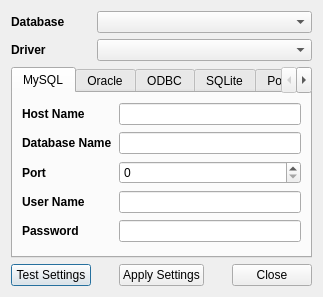
<?xml version="1.0" encoding="UTF-8"?>
<ui version="4.0">
 <class>Dialog</class>
 <widget class="QDialog" name="Dialog">
  <property name="geometry">
   <rect>
    <x>0</x>
    <y>0</y>
    <width>323</width>
    <height>297</height>
   </rect>
  </property>
  <property name="sizePolicy">
   <sizepolicy hsizetype="Fixed" vsizetype="Fixed">
    <horstretch>0</horstretch>
    <verstretch>0</verstretch>
   </sizepolicy>
  </property>
  <property name="windowTitle">
   <string>Set Database Driver Settings</string>
  </property>
  <property name="windowIcon">
   <iconset resource="../VSOP.qrc">
    <normaloff>:/images/splash.jpg</normaloff>:/images/splash.jpg</iconset>
  </property>
  <layout class="QGridLayout" name="gridLayout">
   <item row="0" column="1" colspan="4">
    <widget class="QComboBox" name="comboBoxDatabase">
     <property name="insertPolicy">
      <enum>QComboBox::InsertAtBottom</enum>
     </property>
    </widget>
   </item>
   <item row="0" column="0">
    <widget class="QLabel" name="label_7">
     <property name="font">
      <font>
       <weight>75</weight>
       <bold>true</bold>
      </font>
     </property>
     <property name="text">
      <string>Database</string>
     </property>
    </widget>
   </item>
   <item row="9" column="0">
    <widget class="QPushButton" name="pushButtonTestSettings">
     <property name="text">
      <string>Test Settings</string>
     </property>
    </widget>
   </item>
   <item row="9" column="4">
    <widget class="QPushButton" name="pushButtonClose">
     <property name="text">
      <string>Close</string>
     </property>
    </widget>
   </item>
   <item row="9" column="2">
    <widget class="QPushButton" name="pushButtonApplySettings">
     <property name="text">
      <string>Apply Settings</string>
     </property>
    </widget>
   </item>
   <item row="1" column="0">
    <widget class="QLabel" name="label_2">
     <property name="font">
      <font>
       <weight>75</weight>
       <bold>true</bold>
      </font>
     </property>
     <property name="text">
      <string>Driver</string>
     </property>
    </widget>
   </item>
   <item row="1" column="1" colspan="4">
    <widget class="QComboBox" name="comboBoxDriver">
     <property name="insertPolicy">
      <enum>QComboBox::InsertAlphabetically</enum>
     </property>
    </widget>
   </item>
   <item row="2" column="0" colspan="5">
    <widget class="QTabWidget" name="tabWidget">
     <property name="currentIndex">
      <number>0</number>
     </property>
     <widget class="QWidget" name="tabWidgetMySQL">
      <attribute name="title">
       <string>MySQL</string>
      </attribute>
      <layout class="QGridLayout" name="gridLayout_2">
       <item row="1" column="0">
        <widget class="QLabel" name="label_3">
         <property name="font">
          <font>
           <weight>75</weight>
           <bold>true</bold>
          </font>
         </property>
         <property name="text">
          <string>Database Name</string>
         </property>
        </widget>
       </item>
       <item row="2" column="0">
        <widget class="QLabel" name="label_4">
         <property name="font">
          <font>
           <weight>75</weight>
           <bold>true</bold>
          </font>
         </property>
         <property name="text">
          <string>Port</string>
         </property>
        </widget>
       </item>
       <item row="1" column="1" colspan="2">
        <widget class="QLineEdit" name="lineEditMySQLDatabaseName"/>
       </item>
       <item row="2" column="1" colspan="2">
        <widget class="QSpinBox" name="spinBoxMySQLPort">
         <property name="maximum">
          <number>65535</number>
         </property>
        </widget>
       </item>
       <item row="3" column="0">
        <widget class="QLabel" name="label_5">
         <property name="font">
          <font>
           <weight>75</weight>
           <bold>true</bold>
          </font>
         </property>
         <property name="text">
          <string>User Name</string>
         </property>
        </widget>
       </item>
       <item row="4" column="0">
        <widget class="QLabel" name="label_6">
         <property name="font">
          <font>
           <weight>75</weight>
           <bold>true</bold>
          </font>
         </property>
         <property name="text">
          <string>Password</string>
         </property>
        </widget>
       </item>
       <item row="3" column="1" colspan="2">
        <widget class="QLineEdit" name="lineEditMySQLUserName"/>
       </item>
       <item row="4" column="1" colspan="2">
        <widget class="QLineEdit" name="lineEditMySQLPassword"/>
       </item>
       <item row="0" column="0">
        <widget class="QLabel" name="label_8">
         <property name="sizePolicy">
          <sizepolicy hsizetype="Preferred" vsizetype="Preferred">
           <horstretch>0</horstretch>
           <verstretch>0</verstretch>
          </sizepolicy>
         </property>
         <property name="font">
          <font>
           <weight>75</weight>
           <bold>true</bold>
          </font>
         </property>
         <property name="text">
          <string>Host Name</string>
         </property>
        </widget>
       </item>
       <item row="0" column="1" colspan="2">
        <widget class="QLineEdit" name="lineEditMySQLHostName"/>
       </item>
      </layout>
     </widget>
     <widget class="QWidget" name="tabWidgetOracle">
      <attribute name="title">
       <string>Oracle</string>
      </attribute>
      <layout class="QGridLayout" name="gridLayout_3">
       <item row="0" column="0">
        <widget class="QLabel" name="label_10">
         <property name="sizePolicy">
          <sizepolicy hsizetype="Preferred" vsizetype="Preferred">
           <horstretch>0</horstretch>
           <verstretch>0</verstretch>
          </sizepolicy>
         </property>
         <property name="font">
          <font>
           <weight>75</weight>
           <bold>true</bold>
          </font>
         </property>
         <property name="text">
          <string>Host Name</string>
         </property>
        </widget>
       </item>
       <item row="0" column="1" colspan="2">
        <widget class="QLineEdit" name="lineEditOracleHostName"/>
       </item>
       <item row="1" column="0">
        <widget class="QLabel" name="label_11">
         <property name="font">
          <font>
           <weight>75</weight>
           <bold>true</bold>
          </font>
         </property>
         <property name="text">
          <string>Database Name</string>
         </property>
        </widget>
       </item>
       <item row="1" column="1" colspan="2">
        <widget class="QLineEdit" name="lineEditOracleDatabaseName"/>
       </item>
       <item row="2" column="0">
        <widget class="QLabel" name="label_12">
         <property name="font">
          <font>
           <weight>75</weight>
           <bold>true</bold>
          </font>
         </property>
         <property name="text">
          <string>Port</string>
         </property>
        </widget>
       </item>
       <item row="2" column="1" colspan="2">
        <widget class="QSpinBox" name="spinBoxOraclePort">
         <property name="maximum">
          <number>65535</number>
         </property>
        </widget>
       </item>
       <item row="3" column="0">
        <widget class="QLabel" name="label_13">
         <property name="font">
          <font>
           <weight>75</weight>
           <bold>true</bold>
          </font>
         </property>
         <property name="text">
          <string>User Name</string>
         </property>
        </widget>
       </item>
       <item row="3" column="1" colspan="2">
        <widget class="QLineEdit" name="lineEditOracleUserName"/>
       </item>
       <item row="4" column="0">
        <widget class="QLabel" name="label_14">
         <property name="font">
          <font>
           <weight>75</weight>
           <bold>true</bold>
          </font>
         </property>
         <property name="text">
          <string>Password</string>
         </property>
        </widget>
       </item>
       <item row="4" column="1" colspan="2">
        <widget class="QLineEdit" name="lineEditOraclePassword"/>
       </item>
      </layout>
     </widget>
     <widget class="QWidget" name="tabWidgetODBC">
      <attribute name="title">
       <string>ODBC</string>
      </attribute>
      <layout class="QGridLayout" name="gridLayout_4">
       <item row="0" column="0">
        <widget class="QLabel" name="label">
         <property name="font">
          <font>
           <weight>75</weight>
           <bold>true</bold>
          </font>
         </property>
         <property name="text">
          <string>Datasource Name</string>
         </property>
        </widget>
       </item>
       <item row="0" column="1">
        <widget class="QLineEdit" name="lineEditODBCDataSourceName"/>
       </item>
      </layout>
     </widget>
     <widget class="QWidget" name="tabWidgetSQLite">
      <attribute name="title">
       <string>SQLite</string>
      </attribute>
     </widget>
     <widget class="QWidget" name="tabWidgetPostgre">
      <attribute name="title">
       <string>PostgreSQL</string>
      </attribute>
     </widget>
    </widget>
   </item>
  </layout>
 </widget>
 <resources>
  <include location="../VSOP.qrc"/>
 </resources>
 <connections/>
</ui>
